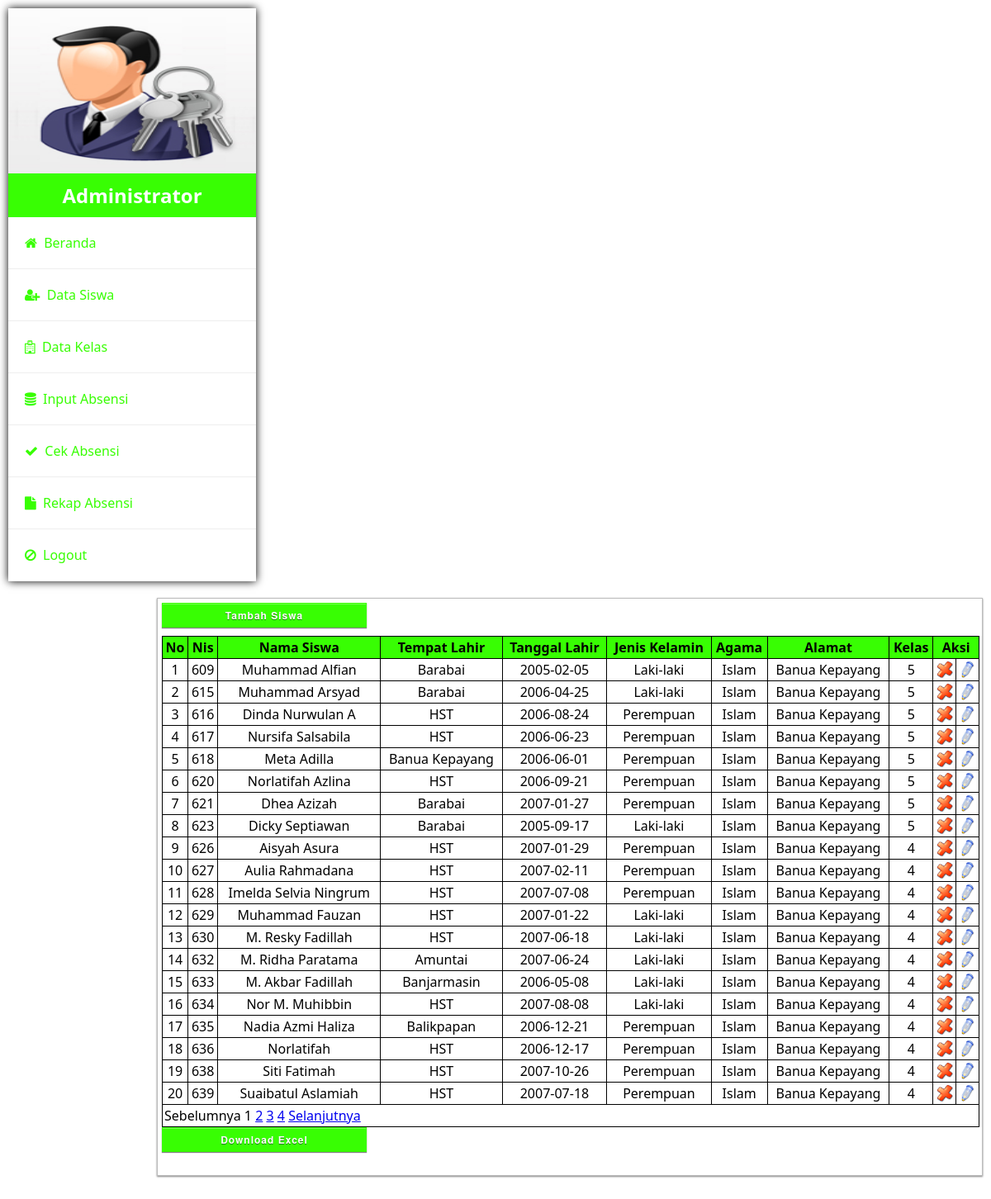
The app's page /siswa_data.php (signed in) with its own data.
### tables this page shows
CREATE TABLE IF NOT EXISTS `siswa` (
  `nis` int(3) NOT NULL AUTO_INCREMENT,
  `nama_siswa` varchar(100) NOT NULL,
  `tempat_lahir` varchar(100) NOT NULL,
  `tanggal_lahir` date NOT NULL,
  `jenis_kelamin` varchar(10) NOT NULL,
  `agama` varchar(30) NOT NULL,
  `alamat` text NOT NULL,
  `kode_kelas` int(3) NOT NULL,
  PRIMARY KEY (`nis`)
);

CREATE TABLE IF NOT EXISTS `kelas` (
  `kode_kelas` int(3) NOT NULL AUTO_INCREMENT,
  `kelas` varchar(3) NOT NULL,
  PRIMARY KEY (`kode_kelas`)
);

### siswa_data.php (the view, shortened to what this page needs)
<!DOCTYPE html>
<?php
if (empty($_SESSION['username']) AND empty($_SESSION['passuser'])) {
  echo "<center>Untuk mengakses halaman ini, Anda harus login <br>";
  echo "<a href=index.php><b>LOGIN</b></a></center>";
}
else{
?>
<html lang="en">
<head>
 <link rel="stylesheet" href="css/admin.css">
 <link rel="stylesheet" href="css/font-awesome.css">
</head>
<body>
 <aside>
 <div class="brand">
  <img src="gambar/admin.jpg" width="300" alt="">
  <h2>Administrator</h2>
 </div>
  <ul class="menu">
   <li><a href="beranda.php"><i class="fa fa-home"></i> &nbsp;Beranda</a></li>
   <li><a href="siswa_data.php"><i class="fa fa-user-plus"></i> &nbsp;Data Siswa</a></li>
   <li><a href="kelas_data.php"><i class="fa fa-hospital-o"></i> &nbsp;Data Kelas</a></li>
   <li><a href="absensi_data.php"><i class="fa fa-database"></i> &nbsp;Input Absensi</a></li>
   <li><a href="absensi_cek.php"><i class="fa fa-check"></i> &nbsp;Cek Absensi</a></li>
   <li><a href="absensi_rekap.php"><i class="fa fa-file"></i> &nbsp;Rekap Absensi</a></li>
   <li><a href="logout.php"><i class="fa fa-ban"></i> &nbsp;Logout</a></li>
  </ul>
 </aside>
	<form action="siswa_tambah.php" class="posting">
		<input type="submit" class="btn" value="Tambah Siswa" />
		<table width="990" border="0" align="center" cellpadding="2" cellspacing="1" bgcolor="#000000" celpading="2" celspacing="1" >
		<tr bgcolor="#38FE03">
		<td><div align="center"><strong>No</strong></div></td>
		<td><div align="center"><strong>Nis</strong></div></td>
		<td><div align="center"><strong>Nama Siswa</strong></div></td>
		<td><div align="center"><strong>Tempat Lahir</strong></div></td>
		<td><div align="center"><strong>Tanggal Lahir</strong></div></td>
		<td><div align="center"><strong>Jenis Kelamin</strong></div></td>
		<td><div align="center"><strong>Agama</strong></div></td>
		<td><div align="center"><strong>Alamat</strong></div></td>
		<td><div align="center"><strong>Kelas</strong></div></td>
		<td colspan="2"><div align="center"><strong>Aksi</strong></div></td>
		</tr>
			<?php
			include "koneksi.php";
			$batas = 20;
			$pg = isset( $_GET['pg'] ) ? $_GET['pg'] : "";
			if ( empty( $pg ) ) {
			$posisi = 0;
			$pg = 1;
			} else {
			$posisi = ( $pg - 1 ) * $batas;
			}
			$no=0+$posisi;
			  $tampil= mysqli_query($koneksi, "SELECT * FROM siswa, kelas WHERE siswa.kode_kelas=kelas.kode_kelas limit $posisi, $batas");
			  while ($dataTampil=mysqli_fetch_array($tampil)) {
			 $no++;
			 ?>
			<tr bgcolor="#FFFFFF">
			<td align="center"><?php echo $no ; ?></td>
			<td align="center"><?php echo $dataTampil['nis']; ?></td>
			<td align="center"><?php echo $dataTampil['nama_siswa']; ?></td>
			<td align="center"><?php echo $dataTampil['tempat_lahir']; ?></td>
			<td align="center"><?php echo $dataTampil['tanggal_lahir']; ?></td>
			<td align="center"><?php echo $dataTampil['jenis_kelamin']; ?></td>
			<td align="center"><?php echo $dataTampil['agama']; ?></td>
			<td align="center"><?php echo $dataTampil['alamat']; ?></td>
			<td align="center"><?php echo $dataTampil['kode_kelas']; ?></td>
			<td>
			<div align="center">
			<a href="siswa_hapus.php?nis=<?php echo $dataTampil['nis'] ; ?>" onclick="javascript: return confirm('Anda yakin hapus ?')"><img src="gambar/hapus.png" width="20"></a>
			</td>
			<td>
			<a href="siswa_edit.php?nis=<?php echo $dataTampil['nis']; ?>"><img src="gambar/edit.png" width="20"></a>
			</td>
			</tr>
			<?php } ?>
			<tr bgcolor="#FFFFFF">
			<td colspan="11">
			<?php
			$jml_data = mysqli_num_rows(mysqli_query($koneksi, "SELECT * FROM siswa"));
			$JmlHalaman = ceil($jml_data/$batas);
			if ( $pg > 1 ) {
			$link = $pg-1;
			$prev = "<a href='?pg=$link'>Sebelumnya </a>";
			} else {
			$prev = "Sebelumnya ";
			}
			$nmr = '';
			for ( $i = 1; $i<= $JmlHalaman; $i++ ){
			if ( $i == $pg ) {
			$nmr .= $i . " ";
			} else {
			$nmr .= "<a href='?pg=$i'>$i</a> ";
			}
			}
			if ( $pg < $JmlHalaman ) {
			$link = $pg + 1;
			$next = " <a href='?pg=$link'>Selanjutnya</a>";
			} else {
			$next = "Selanjutnya";
			}
			echo $prev . $nmr . $next;
			 ?>
			 </td>
			 </tr>
		</table>
		<a href="cetak_siswa.php"><input type="button" class="btn" value="Download Excel" /></a>
	</form>
</body>
</html>
<?php } ?>

### css/admin.css (style rules this page uses)
* { margin: 0 auto; font-family: Segoe UI; box-sizing: border-box; }
aside { box-shadow: 0px 0px 10px black; float: left; margin: 10px; background: white; max-width: 100%; width: 300px; }
img { display: block; max-width: 100%; }
aside .brand img { height: 200px; }
aside .brand h2 { background:#38FE03; color: white; text-align: center; padding: 10px; }
ul.menu { list-style: none; padding: 0; }
ul.menu li { position: relative; }
ul.menu li a { text-decoration: none; padding: 20px; color: #38FE03; display: block; border-bottom: 1px solid #eee; -webkit-transition: all 0.4s ease-in-out; -o-transition: all 0.4s ease-in-out; transition: all 0.4s ease-in-out; }
.posting { float : right; width: 1000px; min-height:700px; margin-left : 5px; margin-right: 10px; margin-top : 10px; margin-bottom : 45px; padding: 5px; position: relative; display: inline-block; text-align: justifiy; font: Times New Roman; border: 1px solid #bbb; -moz-box-shadow: 0 1px 2px rgba(0, 0, 0, 0.5), inset 0 1px 0 rgba(255, 255, 255, 0.5); -webkit-box-shadow: 0 1px 2px rgba(0, 0, 0, 0.5), inset 0 1px 0 rgba(255, 255, 255, 0.5); box-shadow: 0 1px 2px rgba(0, 0, 0, 0.5), inset 0 1px 0 rgba(255, 255, 255, 0.5); behavior: url(PIE.htc); }
.btn { width: 248px; height: 30px; color: #fff; font: bold 12px 'Helvetica Neue', Helvetica, Arial, sans-serif; text-shadow: 0 1px 0 rgba(0, 0, 0, 0.5); letter-spacing: 1px; text-align: center; border: 1px solid #38FE03; margin-top:; margin-bottom:10px; outline: none; cursor: pointer; position: relative; background-color: #38FE03; background-image: -webkit-gradient(linear, left top, left bottom, from(#38FE03), to(#38FE03)); -moz-box-shadow: inset 0 1px 0 rgba(255, 255, 255, 0.3), 0 1px 1px rgba(0, 0, 0, 0.5); -webkit-box-shadow: inset 0 1px 0 rgba(255, 255, 255, 0.3), 0 1px 1px rgba(0, 0, 0, 0.5); box-shadow: inset 0 1px 0 rgba(255, 255, 255, 0.3), 0 1px 1px rgba(0, 0, 0, 0.5); behavior: url(PIE.htc); }

### records on screen
siswa: nis "609", nama_siswa "Muhammad Alfian", tempat_lahir "Barabai", tanggal_lahir "2005-02-05", jenis_kelamin "Laki-laki", agama "Islam", alamat "Banua Kepayang", kode_kelas.kode_kelas "5"
siswa: nis "615", nama_siswa "Muhammad Arsyad", tempat_lahir "Barabai", tanggal_lahir "2006-04-25", jenis_kelamin "Laki-laki", agama "Islam", alamat "Banua Kepayang", kode_kelas.kode_kelas "5"
siswa: nis "616", nama_siswa "Dinda Nurwulan A", tempat_lahir "HST", tanggal_lahir "2006-08-24", jenis_kelamin "Perempuan", agama "Islam", alamat "Banua Kepayang", kode_kelas.kode_kelas "5"
siswa: nis "617", nama_siswa "Nursifa Salsabila", tempat_lahir "HST", tanggal_lahir "2006-06-23", jenis_kelamin "Perempuan", agama "Islam", alamat "Banua Kepayang", kode_kelas.kode_kelas "5"
siswa: nis "618", nama_siswa "Meta Adilla", tempat_lahir "Banua Kepayang", tanggal_lahir "2006-06-01", jenis_kelamin "Perempuan", agama "Islam", alamat "Banua Kepayang", kode_kelas.kode_kelas "5"
siswa: nis "620", nama_siswa "Norlatifah Azlina", tempat_lahir "HST", tanggal_lahir "2006-09-21", jenis_kelamin "Perempuan", agama "Islam", alamat "Banua Kepayang", kode_kelas.kode_kelas "5"
siswa: nis "621", nama_siswa "Dhea Azizah", tempat_lahir "Barabai", tanggal_lahir "2007-01-27", jenis_kelamin "Perempuan", agama "Islam", alamat "Banua Kepayang", kode_kelas.kode_kelas "5"
siswa: nis "623", nama_siswa "Dicky Septiawan", tempat_lahir "Barabai", tanggal_lahir "2005-09-17", jenis_kelamin "Laki-laki", agama "Islam", alamat "Banua Kepayang", kode_kelas.kode_kelas "5"
siswa: nis "626", nama_siswa "Aisyah Asura", tempat_lahir "HST", tanggal_lahir "2007-01-29", jenis_kelamin "Perempuan", agama "Islam", alamat "Banua Kepayang", kode_kelas.kode_kelas "4"
siswa: nis "627", nama_siswa "Aulia Rahmadana", tempat_lahir "HST", tanggal_lahir "2007-02-11", jenis_kelamin "Perempuan", agama "Islam", alamat "Banua Kepayang", kode_kelas.kode_kelas "4"
siswa: nis "628", nama_siswa "Imelda Selvia Ningrum", tempat_lahir "HST", tanggal_lahir "2007-07-08", jenis_kelamin "Perempuan", agama "Islam", alamat "Banua Kepayang", kode_kelas.kode_kelas "4"
siswa: nis "629", nama_siswa "Muhammad Fauzan", tempat_lahir "HST", tanggal_lahir "2007-01-22", jenis_kelamin "Laki-laki", agama "Islam", alamat "Banua Kepayang", kode_kelas.kode_kelas "4"
siswa: nis "630", nama_siswa "M. Resky Fadillah", tempat_lahir "HST", tanggal_lahir "2007-06-18", jenis_kelamin "Laki-laki", agama "Islam", alamat "Banua Kepayang", kode_kelas.kode_kelas "4"
siswa: nis "632", nama_siswa "M. Ridha Paratama", tempat_lahir "Amuntai", tanggal_lahir "2007-06-24", jenis_kelamin "Laki-laki", agama "Islam", alamat "Banua Kepayang", kode_kelas.kode_kelas "4"
siswa: nis "633", nama_siswa "M. Akbar Fadillah", tempat_lahir "Banjarmasin", tanggal_lahir "2006-05-08", jenis_kelamin "Laki-laki", agama "Islam", alamat "Banua Kepayang", kode_kelas.kode_kelas "4"
siswa: nis "634", nama_siswa "Nor M. Muhibbin", tempat_lahir "HST", tanggal_lahir "2007-08-08", jenis_kelamin "Laki-laki", agama "Islam", alamat "Banua Kepayang", kode_kelas.kode_kelas "4"
siswa: nis "635", nama_siswa "Nadia Azmi Haliza", tempat_lahir "Balikpapan", tanggal_lahir "2006-12-21", jenis_kelamin "Perempuan", agama "Islam", alamat "Banua Kepayang", kode_kelas.kode_kelas "4"
siswa: nis "636", nama_siswa "Norlatifah", tempat_lahir "HST", tanggal_lahir "2006-12-17", jenis_kelamin "Perempuan", agama "Islam", alamat "Banua Kepayang", kode_kelas.kode_kelas "4"
siswa: nis "638", nama_siswa "Siti Fatimah", tempat_lahir "HST", tanggal_lahir "2007-10-26", jenis_kelamin "Perempuan", agama "Islam", alamat "Banua Kepayang", kode_kelas.kode_kelas "4"
siswa: nis "639", nama_siswa "Suaibatul Aslamiah", tempat_lahir "HST", tanggal_lahir "2007-07-18", jenis_kelamin "Perempuan", agama "Islam", alamat "Banua Kepayang", kode_kelas.kode_kelas "4"

### other values on screen
$prev "Sebelumnya"
